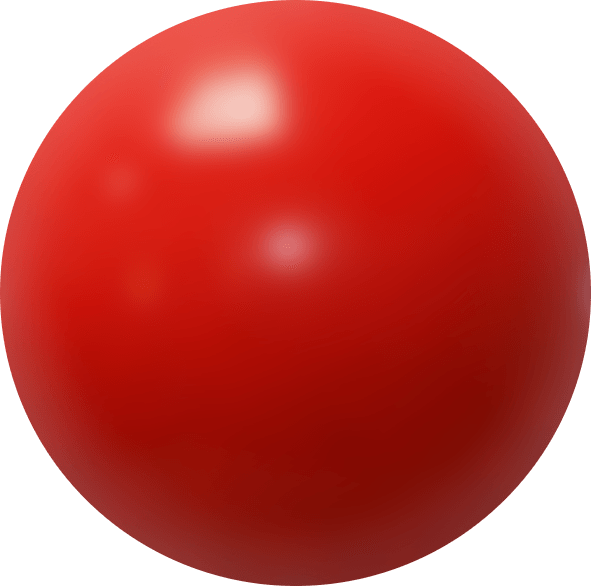
#> input picture local_version/back/faceRec_files/filter_images/clownNose.png, 591 x 586 px
$ python -i faceRecFilters.py   (imports and definitions only)
#> lines starting #> are read from the running program, lines starting #| are printed output that depends on the picture
### local_version/back/filters.py
import cv2 as cv
import numpy as np

# given img becomes Grayscale
def filter_gray(img):
    gray = cv.cvtColor(img, cv.COLOR_BGR2GRAY)
    gray = cv.cvtColor(gray, cv.COLOR_GRAY2BGR)
    return gray

# given img becomes black and white
# [4 lines left out: function filter_bw, not called in this run]

# given img becomes invertet
def filter_invert(img):
    invert = cv.bitwise_not(img)
    return invert

# given img becomes sketched
def filter_sketch(img):
    _, sketch = cv.pencilSketch(img, sigma_s=7, sigma_r=0.8, shade_factor=0.03)
    return sketch

# given img gets sepia colored overlay
# intensity decides intensity of the overlay
# [85 lines left out: functions filter_sepia, filter_pixel, filter_blurred, filter_sharp, filter_edge, filter_border and 2 more, not called in this run]

# flips the image
# flip value 0 = xaxis, 1 = yaxis, -1 = both
def filter_flip(img):
    flip = cv.flip(img, -1)
    return flip

### local_version/back/faceRecFilters.py
import cv2 as cv
from filters import filter_gray

# loading and creating needed detectors and landmarks
harcascade = ("local_version/back/faceRec_files/haarcascade_frontalface_default.xml")
detector = cv.CascadeClassifier(harcascade)
LBFmodel = ("local_version/back/faceRec_files/lbfmodel.yaml")
landmark_detector = cv.face.createFacemarkLBF()
# [1 line not run here, left out]

# [39 lines left out: functions get_coordinate, paste_image, filter_landmarks, filter_numbers, not called in this run]

def filter_clownNose(img):
    #read nose image and get ratio
    nose =  cv.imread("local_version/back/faceRec_files/filter_images/clownNose.png")
    nose_height_ratio = nose.shape[0] / nose.shape[1]

    img_gray = filter_gray(img)
    faces = detector.detectMultiScale(img_gray)
    _,landmarks = landmark_detector.fit(img_gray, faces)

    # compute all necessary coordinates and values
    nose_middle = get_coordinate(landmarks, 0, 30)
    nose_right = get_coordinate(landmarks, 0, 35)
    nose_left = get_coordinate(landmarks, 0, 31)
    nose_width = int((nose_right[0] - nose_left[0])*1.2)
    nose_height = int(nose_width * nose_height_ratio)
    new_nose = cv.resize(nose, dsize=(nose_width, nose_height), interpolation=cv.INTER_LINEAR)

    # get the necessary filter coordinates
    new_nose_left = int(nose_middle[0] - nose_width/2)
    new_nose_right = int(new_nose_left + nose_width)
    new_nose_top = int(nose_middle[1] - nose_height/2)
    new_nose_bottom = int(new_nose_top + nose_height)

    # paste filter into image
    img = paste_image(new_nose_top, new_nose_bottom, new_nose_left, new_nose_right, img, new_nose)

    return img

# [30 lines left out: function filter_mustache, not called in this run]

>>> import cv2
>>> picture = cv2.imread('faceRec_files/filter_images/clownNose.png')
#> picture is the input picture: shape (586, 591, 3); mean B, G, R 76.1, 82.4, 197.8
>>> result = filter_clownNose(picture)
#> in filter_gray, `gray = cv.cvtColor(img, cv.COLOR_BGR2GRAY)`:
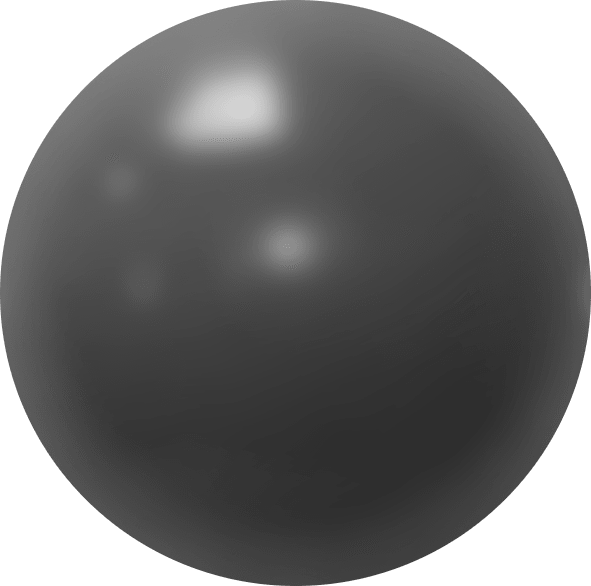
#> gray: shape (586, 591); min 46, max 255, mean 116.2
#> in filter_clownNose, `faces = detector.detectMultiScale(img_gray)`: faces = ()
#> (the run stopped early here; a loop or call above may not have finished)
